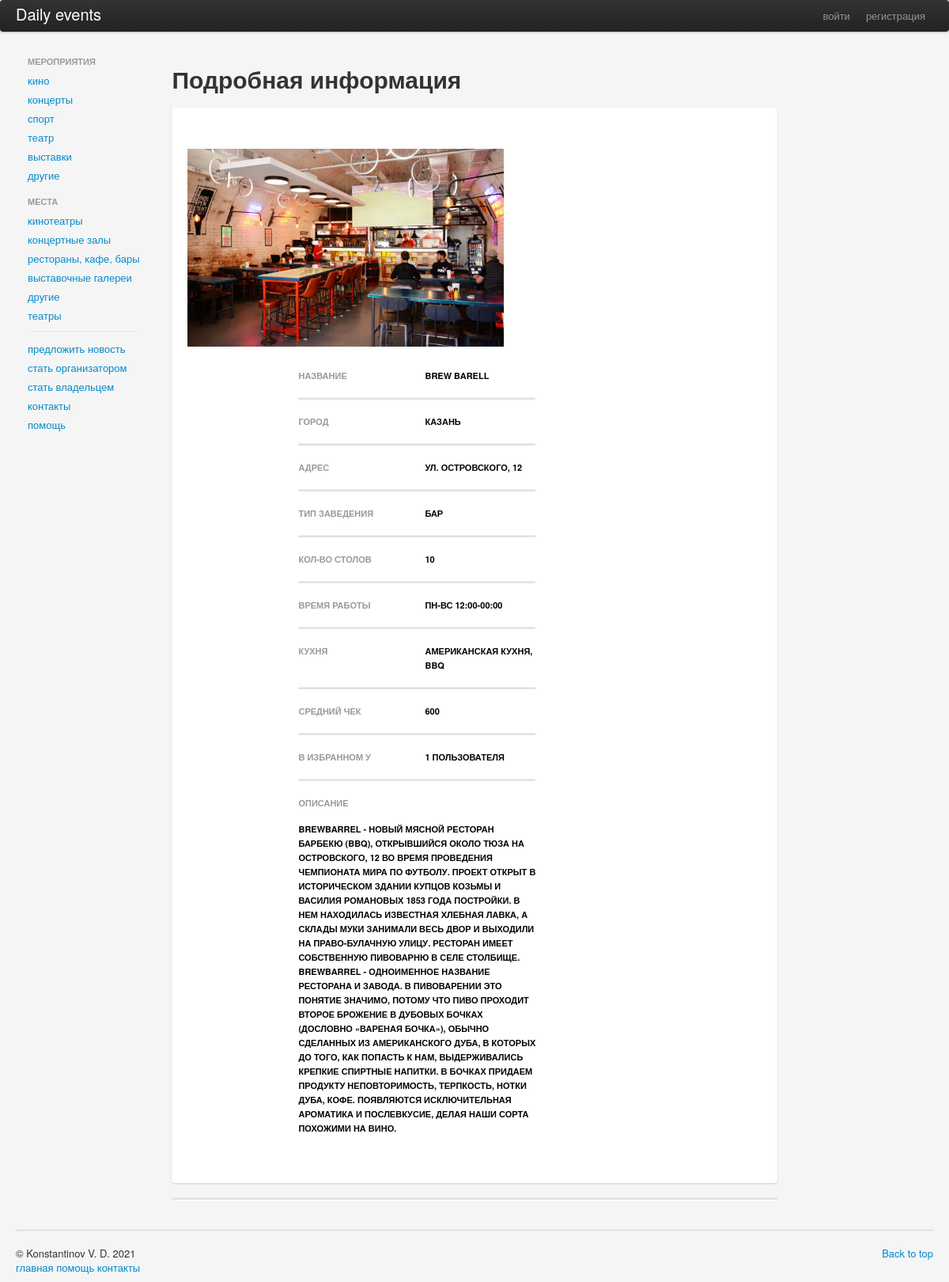
/events/restaurants/brew-barell/, run on the app's committed database.
### events/models.py (models this page shows, shortened)
class Place(models.Model):
    name = models.CharField(max_length=100,verbose_name='название', unique=True)
    slug = models.SlugField(max_length=100, blank=True)
    city = models.ForeignKey(City, related_name='places', on_delete=models.CASCADE)
    photo = models.ImageField(upload_to='photos/place/%Y/%m/%d', verbose_name='фото', blank=True, default='default/place_pic.jpg')
    short_description = models.CharField(max_length=70,blank=True)
    description = models.TextField()
    default_user = Account.objects.filter(is_admin=True).order_by('date_joined').first().pk
    owner = models.ForeignKey(Account, related_name='places', on_delete=models.CASCADE, default=default_user)
    followers = models.ManyToManyField(Account,blank=True, related_name='liked_places')
    address = models.CharField(max_length=100)
    comments = models.ManyToManyField(Account,through="PlaceComments")
    class Meta:
	    verbose_name = 'место-родитель'
	    verbose_name_plural = 'места-родители'

class Restaurant(Place):
    work_time = models.CharField(max_length=30)
    table_count = models.IntegerField()
    cousine =  models.CharField(max_length=30)
    average_bill = models.IntegerField()
    category = models.CharField(max_length=40)
    class Meta:
	    verbose_name = 'ресторан'
	    verbose_name_plural = 'рестораны'

### account/models.py (models this page shows, shortened)
class City(models.Model):
	name = models.CharField(max_length=100,verbose_name='название', unique=True)
	slug = models.SlugField(max_length=100, blank=True)
	class Meta:
		verbose_name = 'город'
		verbose_name_plural = 'города'
		ordering = ['name']

### events/views.py (the view)
# urls.py: path('restaurants/<str:item_slug>/',views.restaurantDetailed,name='restaurant'),
def restaurantDetailed(request,item_slug):
    context = {}
    item = Restaurant.objects.get(slug__iexact=item_slug)
    schedule = Schedule.objects.filter(place__pk=item.pk)
    context['schedule'] = schedule
    follows = item.followers.count()
    if follows % 10 == 1:
        follows = '{} пользователя'.format(follows)
    else:
        follows = '{} пользователей'.format(follows)
    context['object'] = item
    context['follows'] = follows
    if request.method == 'POST':
        item.followers.add(request.user)
        return redirect(item.get_absolute_url())
    else:
        return render(request, 'events/restaurant_detailed.html', context)

### events/templates/events/restaurant_detailed.html (shortened to what this page needs)
{% extends 'base.html' %}
{% block content %}
<div class="row">
  <div style="margin-top: 3%;" class="span10 offset">
    <h1>Подробная информация</h1>
  </div>
</div>
<br>
<div class="card">
  <div class="row">
    <div class="span4">
      <div class="container-fluid">
        <img  src="{{object.photo.url}}" class="event-pic" >
        </div>
    </div>
    <div class="span4 offset2">
      <div class="row">
        <div class="span2">
          <h6 style="margin-top: 20%;">Название</h6>
        </div>
        <div class="span2">
          <h6 style="margin-top: 20%; color:black" >{{object.name}}</h6>
        </div>
      </div>
      <hr>
      <div class="row">
        <div class="span2">
          <h6>город</h6>
        </div>
        <div class="span2">
          <h6 style="color:black" >{{object.city.name}}</h6>
        </div>
      </div>
      <hr>
      <div class="row">
        <div class="span2">
          <h6>адрес</h6>
        </div>
        <div class="span2">
          <h6 style="color:black" >{{object.address}}</h6>
        </div>
      </div>
      <hr>
      <div class="row">
        <div class="span2">
          <h6>тип заведения</h6>
        </div>
        <div class="span2">
          <h6 style="color:black" >{{object.category}}</h6>
        </div>
      </div>
      <hr>
      <div class="row">
        <div class="span2">
          <h6>Кол-во столов</h6>
        </div>
        <div class="span2">
          <h6 style="color:black" >{{object.table_count}}</h6>
        </div>
      </div>
      <hr>
      <div class="row">
        <div class="span2">
          <h6>время работы</h6>
        </div>
        <div class="span2">
          <h6 style="color:black" >{{object.work_time}}</h6>
        </div>
      </div>
      <hr>
      <div class="row">
        <div class="span2">
          <h6>кухня</h6>
        </div>
        <div class="span2">
          <h6 style="color:black" >{{object.cousine}}</h6>
        </div>
      </div>
      <hr>
      <div class="row">
        <div class="span2">
          <h6>средний чек</h6>
        </div>
        <div class="span2">
          <h6 style="color:black" >{{object.average_bill}}</h6>
        </div>
      </div>
      <hr>
      <div class="row">
        <div class="span2">
          <h6>в избранном у</h6>
        </div>
        <div class="span2">
          <h6 style="color:black" >{{follows}}</h6>
        </div>
      </div>
      <hr>
      <div class="row">
        <div class="span2">
          <h6>описание</h6>
        </div>
        <div class="span4">
          <h6 style="margin-bottom: 20%; margin-top: 5%; color:black" >{{object.description}}</h6>
        </div>
      </div>
    </div>
  </div>
</div>
<hr>
{% endblock %}

### static/css/my.css (style rules this page uses)
body { background-color: rgb(245, 245, 245); }
hr { height: 2px; background-color: rgb(225, 225, 225) }
.event-pic { margin-top: 20%; width: 400px; height: 250px }
.card { box-shadow: 0 1px 3px 0 rgba(0,0,0,.1), 0 1px 2px 0 rgba(0,0,0,.06); }
.card { position: relative; display: flex; flex-direction: column; min-width: 0; word-wrap: break-word; background-color: #fff; background-clip: border-box; border: 0 solid rgba(0,0,0,.125); border-radius: .25rem; }

### data on the page
Place: photo (picture), name "BREW BARELL", city.name "КАЗАНЬ", address "УЛ. ОСТРОВСКОГО, 12", description "BREWBARREL - НОВЫЙ МЯСНОЙ РЕСТОРАН БАРБЕКЮ (BBQ), ОТКРЫВШИЙСЯ ОКОЛО ТЮЗА НА ОСТРОВСКОГО, 12 ВО ВРЕМЯ ПРОВЕДЕНИЯ ЧЕМПИОНАТА МИРА ПО ФУТБОЛУ. ПРОЕКТ ОТКРЫТ В ИСТОРИЧЕСКОМ ЗДАНИИ КУПЦОВ КОЗЬМЫ И ВАСИЛИЯ РОМАНОВЫХ 1853 ГОДА ПОСТРОЙКИ. В НЕМ НАХОДИЛАСЬ ИЗВЕСТНАЯ ХЛЕБНАЯ ЛАВКА, А СКЛАДЫ МУКИ ЗАНИМАЛИ ВЕСЬ ДВОР И ВЫХОДИЛИ НА ПРАВО-БУЛАЧНУЮ УЛИЦУ. РЕСТОРАН ИМЕЕТ СОБСТВЕННУЮ ПИВОВАРНЮ В СЕЛЕ СТОЛБИЩЕ. BREWBARREL - ОДНОИМЕННОЕ НАЗВАНИЕ РЕСТОРАНА И ЗАВОДА. В ПИВОВАРЕНИИ ЭТО ПОНЯТИЕ ЗНАЧИМО, ПОТОМУ ЧТО ПИВО ПРОХОДИТ ВТОРОЕ БРОЖЕНИЕ В ДУБОВЫХ БОЧКАХ (ДОСЛОВНО «ВАРЕНАЯ БОЧКА»), ОБЫЧНО СДЕЛАННЫХ ИЗ АМЕРИКАНСКОГО ДУБА, В КОТОРЫХ ДО ТОГО, КАК ПОПАСТЬ К НАМ, ВЫДЕРЖИВАЛИСЬ КРЕПКИЕ СПИРТНЫЕ НАПИТКИ. В БОЧКАХ…"
Restaurant: category "БАР", table_count "10", work_time "ПН-ВС 12:00-00:00", cousine "АМЕРИКАНСКАЯ КУХНЯ, BBQ", average_bill "600"

### other printed values
{{ follows }} "1 ПОЛЬЗОВАТЕЛЯ"
